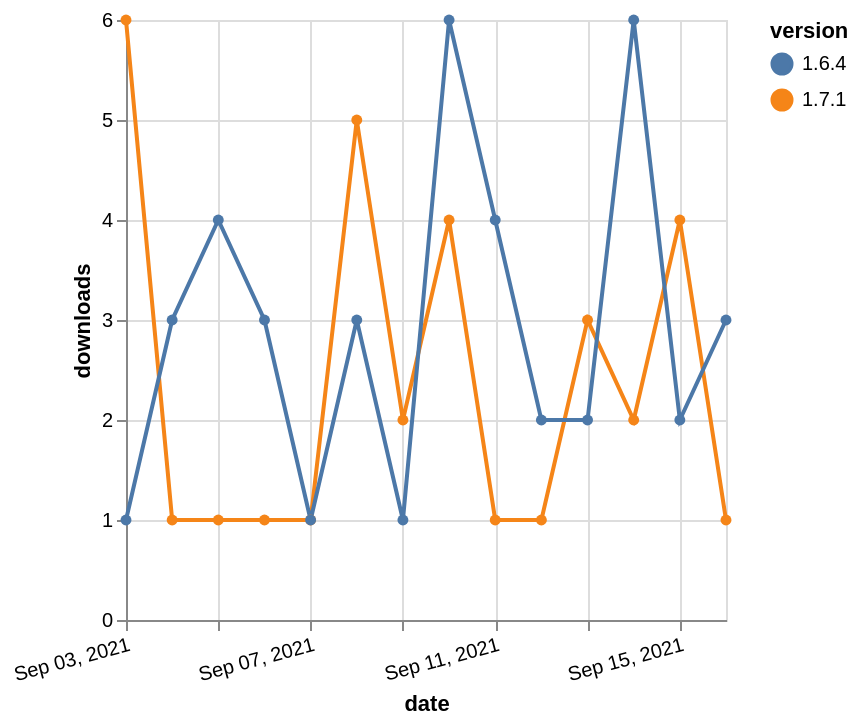

The specification (Vega-Lite) saved for this image:
### Vega-Lite specification from a JSON file in a GitHub repository (floating-point values rounded to 4 significant figures)
{"$schema": "https://vega.github.io/schema/vega-lite/v5.json", "description": "A simple bar chart with embedded data.", "data": {"values": [{"date": "2021-09-03", "total": 215, "delta": 6, "version": "1.7.1"}, {"date": "2021-09-04", "total": 216, "delta": 1, "version": "1.7.1"}, {"date": "2021-09-05", "total": 217, "delta": 1, "version": "1.7.1"}, {"date": "2021-09-06", "total": 218, "delta": 1, "version": "1.7.1"}, {"date": "2021-09-07", "total": 219, "delta": 1, "version": "1.7.1"}, {"date": "2021-09-08", "total": 224, "delta": 5, "version": "1.7.1"}, {"date": "2021-09-09", "total": 226, "delta": 2, "version": "1.7.1"}, {"date": "2021-09-10", "total": 230, "delta": 4, "version": "1.7.1"}, {"date": "2021-09-11", "total": 231, "delta": 1, "version": "1.7.1"}, {"date": "2021-09-12", "total": 232, "delta": 1, "version": "1.7.1"}, {"date": "2021-09-13", "total": 235, "delta": 3, "version": "1.7.1"}, {"date": "2021-09-14", "total": 237, "delta": 2, "version": "1.7.1"}, {"date": "2021-09-15", "total": 241, "delta": 4, "version": "1.7.1"}, {"date": "2021-09-16", "total": 242, "delta": 1, "version": "1.7.1"}, {"date": "2021-09-03", "total": 755, "delta": 1, "version": "1.6.4"}, {"date": "2021-09-04", "total": 758, "delta": 3, "version": "1.6.4"}, {"date": "2021-09-05", "total": 762, "delta": 4, "version": "1.6.4"}, {"date": "2021-09-06", "total": 765, "delta": 3, "version": "1.6.4"}, {"date": "2021-09-07", "total": 766, "delta": 1, "version": "1.6.4"}, {"date": "2021-09-08", "total": 769, "delta": 3, "version": "1.6.4"}, {"date": "2021-09-09", "total": 770, "delta": 1, "version": "1.6.4"}, {"date": "2021-09-10", "total": 776, "delta": 6, "version": "1.6.4"}, {"date": "2021-09-11", "total": 780, "delta": 4, "version": "1.6.4"}, {"date": "2021-09-12", "total": 782, "delta": 2, "version": "1.6.4"}, {"date": "2021-09-13", "total": 784, "delta": 2, "version": "1.6.4"}, {"date": "2021-09-14", "total": 790, "delta": 6, "version": "1.6.4"}, {"date": "2021-09-15", "total": 792, "delta": 2, "version": "1.6.4"}, {"date": "2021-09-16", "total": 795, "delta": 3, "version": "1.6.4"}]}, "width": "container", "mark": {"type": "line", "point": {"filled": true}}, "encoding": {"x": {"field": "date", "type": "temporal", "timeUnit": "yearmonthdate", "title": "date", "axis": {"labelAngle": -15}}, "y": {"field": "delta", "type": "quantitative", "title": "downloads"}, "color": {"field": "version", "type": "nominal"}, "tooltip": {"field": "delta"}}}
